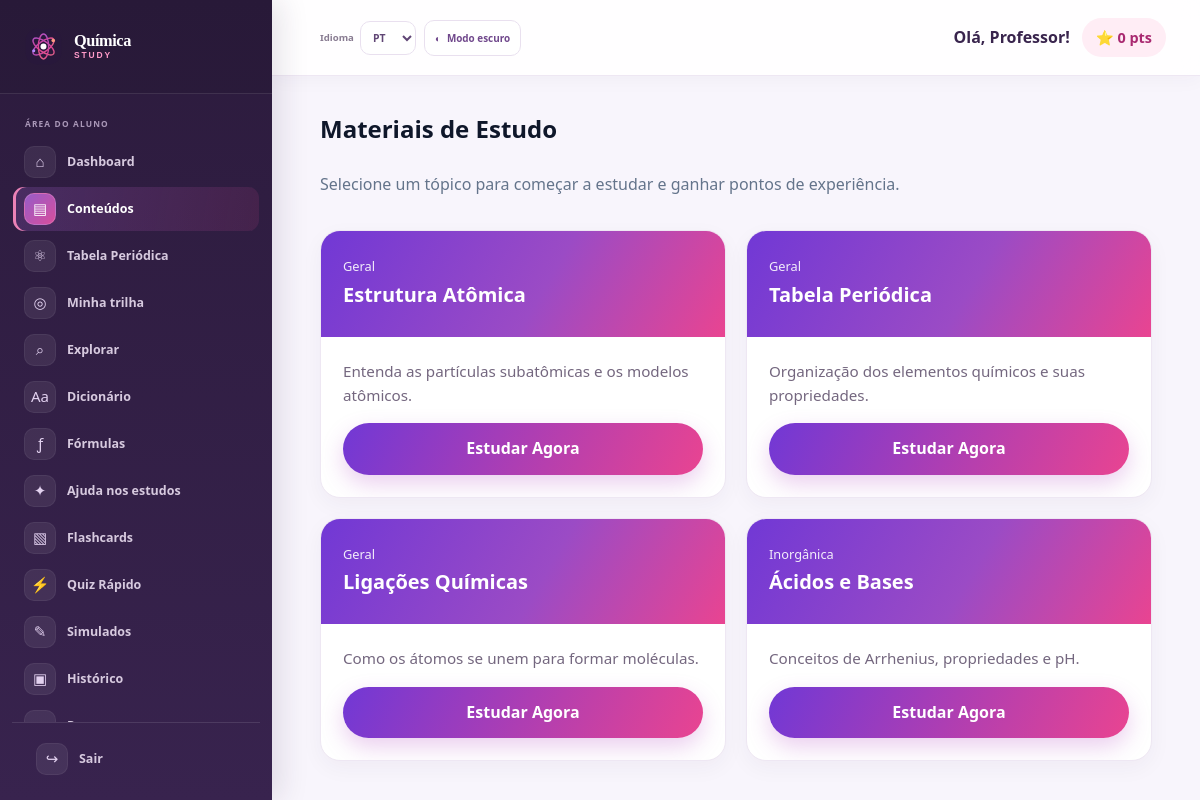
Page /aluno/conteudos.php (signed in) on the committed database.
### tables this page shows
CREATE TABLE `usuarios` (
  `id` int(11) NOT NULL,
  `nome` varchar(100) NOT NULL,
  `email` varchar(100) NOT NULL,
  `senha` varchar(255) NOT NULL,
  `tipo` enum('aluno','admin') DEFAULT 'aluno',
  `pontos` int(11) DEFAULT 0,
  `criado_em` timestamp NOT NULL DEFAULT current_timestamp(),
  `avatar_key` varchar(20) NOT NULL DEFAULT 'atom',
  `foto_perfil` varchar(255) DEFAULT NULL
);

CREATE TABLE `conteudos` (
  `id` int(11) NOT NULL,
  `titulo` varchar(150) NOT NULL,
  `resumo` text NOT NULL,
  `conteudo_completo` longtext NOT NULL,
  `categoria` varchar(50) NOT NULL,
  `criado_em` timestamp NOT NULL DEFAULT current_timestamp()
);

### includes/auth.php (called while the page is built, shortened)
<?php
function getUsuarioLogado() {
    if (isset($_SESSION['usuario_id'])) {
        return [
            'id' => $_SESSION['usuario_id'],
            'nome' => $_SESSION['usuario_nome'],
            'tipo' => $_SESSION['usuario_tipo'],
            'pontos' => $_SESSION['usuario_pontos'] ?? 0
        ];
    }
    return null;
}
?>

### includes/funcoes.php (called while the page is built, shortened)
<?php
function escape($string) {
    return htmlspecialchars($string, ENT_QUOTES, 'UTF-8');
}
?>

### aluno/conteudos.php (the view, shortened to what this page needs)
<?php
require_once '../includes/header.php';
$stmt = $pdo->query("SELECT id, titulo, resumo, categoria FROM conteudos ORDER BY id ASC");
$conteudos = $stmt->fetchAll();
?>
<h2 style="margin-bottom: 24px; color: #0f172a;">Materiais de Estudo</h2>
<p style="color: #64748b; margin-bottom: 32px;">Selecione um tópico para começar a estudar e ganhar pontos de experiência.</p>
<?php if (!$conteudos): ?>
    <section class="student-empty-page"><span>▤</span><div><span class="panel-eyebrow">NOVOS MATERIAIS EM BREVE</span><h2>Seu espaço de estudo está sendo preparado.</h2><p>Quando o professor publicar novos conteúdos, eles aparecerão aqui. Enquanto isso, explore os elementos e suas propriedades.</p><a href="tabela-periodica.php" class="btn btn-primary">Abrir tabela periódica <span>→</span></a></div></section>
<?php else: ?>
<div class="content-grid">
    <?php foreach ($conteudos as $item): ?>
        <div class="content-card">
            <div class="content-card-header">
                <span><?= escape($item['categoria']) ?></span>
                <h3><?= escape($item['titulo']) ?></h3>
            </div>
            <div class="content-card-body">
                <p><?= escape($item['resumo']) ?></p>
                <a href="conteudo.php?id=<?= $item['id'] ?>" class="btn btn-primary" style="width: 100%;">Estudar Agora</a>
            </div>
        </div>
    <?php endforeach; ?>
</div>
<?php endif; ?>
<?php require_once '../includes/footer.php'; ?>

### includes/header.php (shortened to what this page needs)
<?php
require_once __DIR__ . '/auth.php';
require_once __DIR__ . '/conexao.php';
require_once __DIR__ . '/funcoes.php';
$usuario = getUsuarioLogado();
$pagina_atual = basename($_SERVER['PHP_SELF']);
$stmt_pts = $pdo->prepare("SELECT pontos, avatar_key, foto_perfil FROM usuarios WHERE id = :id");
$stmt_pts->execute(['id' => $usuario['id']]);
$usuario_perfil = $stmt_pts->fetch();
$pontos_atualizados = $usuario_perfil['pontos'];
$usuario['pontos'] = $pontos_atualizados;
$usuario['avatar_key'] = $usuario_perfil['avatar_key'];
$usuario['foto_perfil'] = $usuario_perfil['foto_perfil'];
?>
<!DOCTYPE html>
<html lang="pt-BR">
<head>
    <link rel="stylesheet" href="../css/style.css?v=20261010-preferences">
    <link rel="stylesheet" href="../css/dashboard.css?v=20261010-preferences">
    <link rel="stylesheet" href="../css/preferences.css?v=20261010-agenda-calendar">
</head>
<body class="dashboard-body student-app" data-user-role="<?= escape($usuario['tipo']) ?>">
    <div class="app-container">
        <aside class="sidebar" id="sidebar">
            <div class="sidebar-header">
                <a href="../aluno/dashboard.php" class="logo brand-logo"><img src="../assets/logo-chem.svg" alt=""><span class="brand-name">Química<span>STUDY</span></span></a>
            </div>
            <nav class="sidebar-nav">
                <a href="dashboard.php" class="nav-item <?= $pagina_atual == 'dashboard.php' ? 'active' : '' ?>">
                    <span class="icon">📊</span> Dashboard
                </a>
                <a href="conteudos.php" class="nav-item <?= in_array($pagina_atual, ['conteudos.php', 'conteudo.php']) ? 'active' : '' ?>">
                    <span class="icon">📚</span> Conteúdos
                </a>
                <a href="tabela-periodica.php" class="nav-item <?= $pagina_atual == 'tabela-periodica.php' ? 'active' : '' ?>">
                    <span class="icon">⚛️</span> Tabela Periódica
                </a>
                <a href="trilha.php" class="nav-item <?= $pagina_atual == 'trilha.php' ? 'active' : '' ?>"><span class="icon">◎</span> Minha trilha</a>
                <a href="explorar.php" class="nav-item <?= $pagina_atual == 'explorar.php' ? 'active' : '' ?>"><span class="icon">⌕</span> Explorar</a>
                <a href="dicionario.php" class="nav-item <?= $pagina_atual == 'dicionario.php' ? 'active' : '' ?>"><span class="icon">Aa</span> Dicionário</a>
                <a href="formulas.php" class="nav-item <?= $pagina_atual == 'formulas.php' ? 'active' : '' ?>"><span class="icon">ƒ</span> Fórmulas</a>
                <a href="chat.php" class="nav-item <?= $pagina_atual == 'chat.php' ? 'active' : '' ?>"><span class="icon">✦</span> Ajuda nos estudos</a>
                <a href="flashcards.php" class="nav-item <?= $pagina_atual == 'flashcards.php' ? 'active' : '' ?>">
                    <span class="icon">🧠</span> Flashcards
                </a>
                <a href="quiz.php" class="nav-item <?= $pagina_atual == 'quiz.php' ? 'active' : '' ?>">
                    <span class="icon">⚡</span> Quiz Rápido
                </a>
                <a href="simulados.php" class="nav-item <?= in_array($pagina_atual, ['simulados.php', 'simulado.php', 'resultado.php']) ? 'active' : '' ?>">
                    <span class="icon">📝</span> Simulados
                </a>
                <a href="historico.php" class="nav-item <?= $pagina_atual == 'historico.php' ? 'active' : '' ?>">
                    <span class="icon">📜</span> Histórico
                </a>
                <a href="progresso.php" class="nav-item <?= $pagina_atual == 'progresso.php' ? 'active' : '' ?>">
                    <span class="icon">📈</span> Progresso
                </a>
            </nav>
            <div class="sidebar-footer">
                <a href="../logout.php" class="nav-item logout">
                    <span class="icon">🚪</span> Sair
                </a>
            </div>
        </aside>
        <main class="main-content">
            <header class="topbar">
                <div class="appearance-controls"><label for="language-select" class="language-control"><span>Idioma</span><select id="language-select" aria-label="Idioma"><option value="pt">PT</option><option value="en">EN</option><option value="es">ES</option></select></label><button type="button" class="theme-toggle" id="theme-toggle" aria-label="Alternar tema" aria-pressed="false"><span aria-hidden="true">◐</span><span id="theme-label">Modo escuro</span></button></div>
                <div class="user-info">
                    <span class="user-name">Olá, <?= escape($usuario['nome']) ?>!</span>
                    <span class="user-points">⭐ <?= $usuario['pontos'] ?> pts</span>
                </div>
            </header>
            <div class="content-wrapper">

### css/style.css (style rules this page uses)
:root { --primary: #0ea5e9; --primary-dark: #0284c7; --secondary: #10b981; --accent: #f59e0b; --dark: #0f172a; --dark-light: #1e293b; --light: #f8fafc; --gray: #64748b; --danger: #ef4444; --radius: 12px; --shadow: 0 4px 6px -1px rgba(0, 0, 0, 0.1), 0 2px 4px -1px rgba(0, 0, 0, 0.06); --shadow-lg: 0 10px 15px -3px rgba(0, 0, 0, 0.1), 0 4px 6px -2px rgba(0, 0, 0, 0.05); }
* { margin: 0; padding: 0; box-sizing: border-box; font-family: 'Segoe UI', system-ui, sans-serif; }
body { background-color: var(--light); color: var(--dark); line-height: 1.6; }
.btn { display: inline-flex; align-items: center; justify-content: center; padding: 12px 24px; border-radius: var(--radius); font-weight: 600; text-decoration: none; border: none; cursor: pointer; transition: all 0.3s ease; font-size: 1rem; }
.btn-primary { background-color: var(--primary); color: white; }
.logo { font-size: 1.5rem; font-weight: 800; color: var(--dark); text-decoration: none; display: flex; align-items: center; gap: 8px; }
.logo span { color: var(--primary); }
.brand-logo { gap: 10px; font-size: 1.08rem !important; }
.brand-logo img { width: 39px; height: 39px; }
.brand-logo > span { color: #fff !important; }
.brand-logo > span > span { color: #f28ab9 !important; }
.brand-logo .brand-name { display: grid; gap: 1px; color: #fff !important; font: 700 1.02rem/1.05 Georgia, 'Times New Roman', serif; letter-spacing: -.025em; }
.brand-logo .brand-name > span { color: #f28ab9 !important; font: 800 .53rem/1.2 Arial, sans-serif; letter-spacing: .22em; }
:root { --primary: #7138d5; --primary-dark: #5924b4; --secondary: #e94491; --accent: #ffb454; --dark: #281838; --dark-light: #432559; --light: #fbf8ff; --gray: #74677f; --danger: #d83c66; --radius: 18px; --shadow: 0 8px 24px rgba(48, 25, 72, .08); --shadow-lg: 0 22px 60px rgba(48, 25, 72, .16); }
body { background: #fbf8ff; color: #281838; }
.btn { border-radius: 999px; padding: 13px 25px; font-weight: 700; }
.btn-primary { color: #fff; background: linear-gradient(115deg, #7138d5, #e94491); box-shadow: 0 9px 22px rgba(174, 65, 193, .25); }
.logo { color: #281838; letter-spacing: -.04em; }
.logo span { color: #e94491; }

### rows in the picture
usuarios: pontos "0"
conteudos: categoria "Geral", titulo "Estrutura Atômica", resumo "Entenda as partículas subatômicas e os modelos atômicos.", $item['id'] 1 (drawn)
conteudos: categoria "Geral", titulo "Tabela Periódica", resumo "Organização dos elementos químicos e suas propriedades."
conteudos: categoria "Geral", titulo "Ligações Químicas", resumo "Como os átomos se unem para formar moléculas."
conteudos: categoria "Inorgânica", titulo "Ácidos e Bases", resumo "Conceitos de Arrhenius, propriedades e pH."

### other values in the picture
$usuario['nome'] "Professor"
